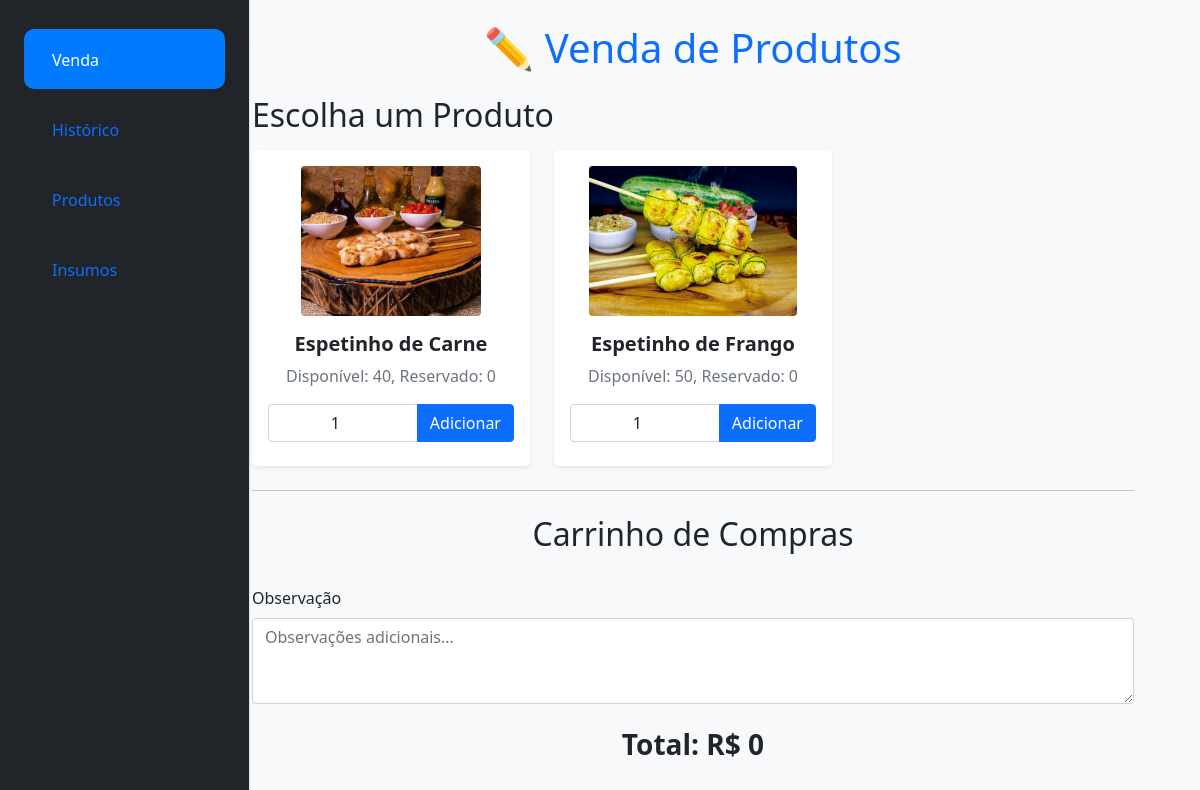
The app's page /venda, older data.
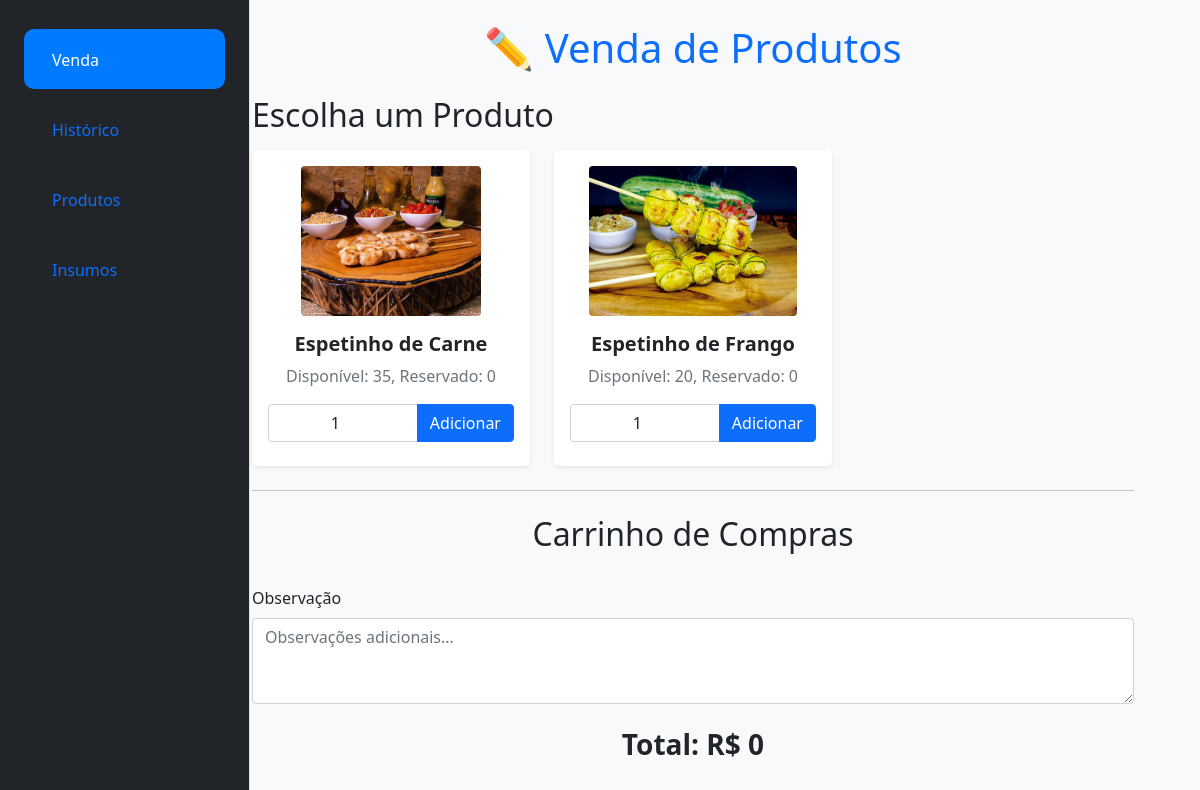
The same page, newer data.
### app.py (models this page shows)
class Produto(db.Model):
    id = db.Column(db.Integer, primary_key=True)
    nome = db.Column(db.String(100), nullable=False)
    preco = db.Column(db.Float, nullable=False)
    estoque = db.Column(db.Integer, default=0)
    imagem = db.Column(db.String(255))
    itens_venda = db.relationship('ItemVenda', back_populates='produto')

### app.py (the view, shortened to what this page needs)
@app.route('/venda', methods=['GET', 'POST'])
def venda():
    print("[/venda] Rota /venda acessada")
    if 'carrinho' not in session:
        session['carrinho'] = []
    if 'estoque_reservado' not in session:
        session['estoque_reservado'] = {}
    observacao_atual = session.get('observacao', '')
    carrinho_exibicao = []
    total = 0
    produtos = Produto.query.all()
    return render_template('venda.html', produtos=produtos, carrinho=carrinho_exibicao,
                           total=total,
                           observacao=observacao_atual,
                           estoque_reservado=session.get('estoque_reservado', {}))

### templates/venda.html (shortened to what this page needs)
{% extends 'base.html' %}
{% block content %}
<div class="d-flex flex-column flex-md-row">
    <nav class="col-md-3 col-lg-2 d-md-block bg-dark text-white sidebar p-4">
        <div class="position-sticky">
            <ul class="nav flex-column">
                <li class="nav-item">
                    <a class="nav-link {% if request.endpoint == 'venda' %} active {% endif %}"
                       href="{{ url_for('venda') }}">
                         <span class="ms-2">Venda</span>
                    </a>
                </li>
                <li class="nav-item">
                    <a class="nav-link {% if request.endpoint == 'historico' %} active {% endif %}"
                       href="{{ url_for('historico') }}">
                         <span class="ms-2">Histórico</span>
                    </a>
                </li>
                <li class="nav-item">
                    <a class="nav-link {% if request.endpoint == 'produtos' %} active {% endif %}"
                       href="{{ url_for('produtos') }}">
                         <span class="ms-2">Produtos</span>
                    </a>
                </li>
                <li class="nav-item">
                    <a class="nav-link {% if request.endpoint == 'insumos' %} active {% endif %}"
                       href="{{ url_for('insumos') }}">
                         <span class="ms-2">Insumos</span>
                    </a>
                </li>
            </ul>
        </div>
    </nav>
    <main class="col-md-9 ms-sm-auto col-lg-10 px-4 main-content">
        <h1 class="mb-4 text-center text-primary">✏️ Venda de Produtos</h1>
        <section class="product-selection">
            <h2 class="mb-3">Escolha um Produto</h2>
            <div class="row row-cols-1 row-cols-md-2 row-cols-lg-3 g-4 mb-4">
                {% for produto in produtos %}
                <div class="col">
                    <div class="card h-100 text-center shadow-sm border-0 rounded-3">
                        <div class="card-body">
                            {% if produto.imagem %}
                            <img src="{{ url_for('static', filename='uploads/' + produto.imagem) }}"
                                 alt="Imagem do produto {{ produto.nome }}" class="img-fluid rounded mb-3"
                                 style="max-height: 150px;">
                            {% else %}
                            <img src="{{ url_for('static', filename='uploads/default_product_image.jpg') }}"
                                 alt="Imagem padrão do produto" class="img-fluid rounded mb-3"
                                 style="max-height: 150px;">
                            {% endif %}
                            <h5 class="card-title fw-bold">{{ produto.nome }}</h5>
                            {% set reservado = estoque_reservado.get(produto.id, 0) %}
                            <p class="text-muted">
                                Disponível: {{ produto.estoque + reservado }}, Reservado: {{ reservado }}
                            </p>
                            <form action="{{ url_for('venda') }}" method="POST">
                                <div class="input-group mb-2">
                                    <input type="number" name="quantidade" id="quantidade-{{ produto.id }}" value="1"
                                           min="1" class="form-control text-center" required>
                                    <button type="submit" class="btn btn-primary">Adicionar</button>
                                </div>
                            </form>
                        </div>
                    </div>
                </div>
                {% endfor %}
            </div>
        </section>
        <hr>
        <section class="shopping-cart">
            <h2 class="mt-4 text-center">Carrinho de Compras</h2>
        </section>
        <section class="checkout-form">
            <form action="{{ url_for('finalizar') }}" method="POST" id="formCarrinho">
                <div class="mb-3 mt-5">
                    <label for="observacao" class="form-label">Observação</label>
                    <textarea name="observacao" id="observacao" class="form-control" rows="3"
                              placeholder="Observações adicionais...">{{ observacao|e }}</textarea>
                </div>
                <h3 class="text-center mt-4 fw-bold">Total: R$ {{ total|round(2) }}</h3>
            </form>
        </section>
    </main>
</div>
{% endblock %}

### templates/base.html (shortened to what this page needs)
<!DOCTYPE html>
<html lang="pt-br">
<head>
    <link href="https://cdn.jsdelivr.net/npm/bootstrap@5.1.3/dist/css/bootstrap.min.css" rel="stylesheet">
</head>
<body>
    <div class="container mt-4">
        {% block content %}
        {% endblock %}
    </div>
</body>
</html>

### templates/venda.html (style rules this page uses)
body { background-color: #f8f9fa; }
.sidebar { position: fixed; top: 0; left: 0; height: 100vh; width: 250px; padding-top: 20px; background-color: #343a40; color: #fff; border-right: 1px solid #dee2e6; }
.sidebar .nav-link { font-size: 16px; padding: 15px 20px; margin: 5px 0; border-radius: 10px; transition: background-color 0.3s ease; }
.sidebar .nav-link.active { background-color: #007bff; color: white; }
.card-title { font-size: 1.25rem; }

Row changes from the older to the newer data that the page shows:
changed Produto "Espetinho de Carne": produto.estoque+reservado "40" → "35"
changed Produto "Espetinho de Frango": produto.estoque+reservado "50" → "20"
